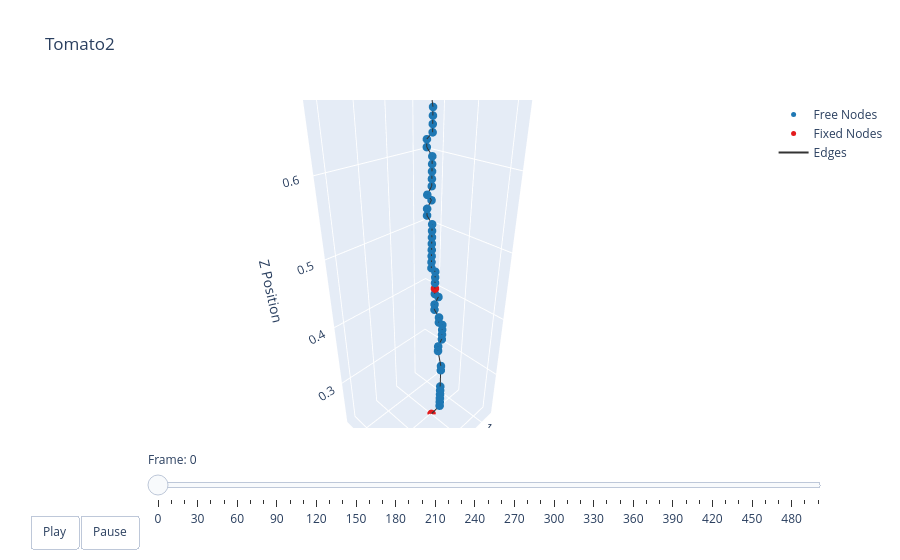

Notebook code for this chart:
### Markdown cell above
### Plotting

### Code cell
t = np.arange(robot.sim_params.total_time, step=robot.sim_params.dt)
options = dismech.AnimationOptions(title='Tomato2', plot_step=10)

fig = dismech.get_interactive_animation_plotly(robot, t, qs , options)
fig.show()

### Figure 1 — Plotly figure (JSON) as saved in the notebook; plotly's stock layout.template omitted (floating-point values rounded to 4 significant figures; data arrays with more than 128 entries replaced by an {"elided": "..."} marker saying what was removed)
{"data": [{"marker": {"color": "#1f78b4", "size": 5}, "mode": "markers", "name": "Free Nodes", "type": "scatter3d", "x": [1.1, 1.1, 1.1, 1.1, 1.1, 1.1, 1.1, 1.1, 1.108, 1.108, 1.1, 1.1, 1.1, 1.1, 1.108, 1.108, 1.108, 1.108, 1.1, 1.108, 1.108, 1.108, 1.108, 1.116, 1.116, 1.116, 1.116, 1.116, 1.116, 1.116, 1.116, 1.116, 1.116, 1.108, 1.116, 1.108, 1.108, 1.108, 1.108, 1.108, 1.108, 1.108, 1.108, 1.108, 1.108, 1.108, 1.116, 1.044, 1.124, 1.044, 1.132, 1.092, 1.052, 1.132, 1.06, 1.084, 1.156, 1.14, 1.14, 1.14, 1.044, 1.052, 1.06, 1.148, 1.036, 1.068, 1.148, 1.14, 1.148, 1.14, 1.188, 1.188, 1.084, 1.092, 1.156, 1.132, 1.172, 1.18, 1.188, 1.18, 1.172, 1.172, 1.204, 1.156, 1.164, 1.164, 1.156, 1.156], "y": [0.01727, 0.01727, 0.01727, 0.01727, 0.01727, 0.01727, 0.01727, 0.01727, 0.01727, 0.01727, 0.01727, 0.01727, 0.01727, 0.01727, 0.01727, 0.01727, 0.009274, 0.009274, 0.009274, 0.009274, 0.009274, 0.009273, 0.009273, 0.009272, 0.009272, 0.009271, 0.00927, 0.009269, 0.009268, 0.009267, 0.009266, 0.001267, 0.001265, 0.001264, 0.001262, 0.001261, 0.00126, 0.001259, 0.001258, 0.001257, -0.006742, -0.006742, 0.001256, 0.001256, 0.001255, 0.001255, 0.001254, 0.01725, 0.009254, 0.01725, -0.01474, 0.009251, 0.01725, 0.01725, 0.01725, 0.01725, 0.01726, 0.02525, 0.03325, -0.03074, 0.02524, 0.02524, 0.03325, -0.03874, 0.03324, 0.04125, -0.07074, -0.05474, -0.04674, -0.03074, -0.006742, 0.001258, 0.05725, 0.06525, -0.07874, -0.05474, -0.05474, -0.04674, -0.03874, -0.01474, -0.006742, 0.001258, -0.04674, -0.01474, -0.006742, 0.01726, 0.02526, 0.03326], "z": [0.2497, 0.2577, 0.2657, 0.2737, 0.2817, 0.2897, 0.3217, 0.3297, 0.3616, 0.3696, 0.3777, 0.3857, 0.3937, 0.4017, 0.4097, 0.4177, 0.4257, 0.4337, 0.4417, 0.4497, 0.4657, 0.4737, 0.4817, 0.4896, 0.4976, 0.5056, 0.5136, 0.5216, 0.5296, 0.5376, 0.5456, 0.5536, 0.5616, 0.5696, 0.5776, 0.5856, 0.5936, 0.6016, 0.6096, 0.6176, 0.6256, 0.6336, 0.6416, 0.6496, 0.6576, 0.6656, 0.6976, 0.6976, 0.7056, 0.7056, 0.7136, 0.7136, 0.7136, 0.7136, 0.7216, 0.7216, 0.7216, 0.7216, 0.7216, 0.7296, 0.7296, 0.7296, 0.7296, 0.7376, 0.7376, 0.7376, 0.7456, 0.7456, 0.7456, 0.7456, 0.7456, 0.7456, 0.7456, 0.7456, 0.7536, 0.7536, 0.7536, 0.7536, 0.7536, 0.7536, 0.7536, 0.7536, 0.7616, 0.7616, 0.7616, 0.7616, 0.7616, 0.7616]}, {"marker": {"color": "#e31a1c", "size": 5}, "mode": "markers", "name": "Fixed Nodes", "type": "scatter3d", "x": [1.099, 1.108], "y": [0.001274, 0.009274], "z": [0.2177, 0.4577]}, {"line": {"color": "#333333", "width": 2}, "mode": "lines", "name": "Edges", "type": "scatter3d", "x": {"elided": "267 float values"}, "y": {"elided": "267 float values"}, "z": {"elided": "267 float values"}}, {"color": "rgba(166, 206, 227, 0.7)", "i": [], "j": [], "k": [], "name": "Faces", "opacity": 0.7, "showscale": false, "type": "mesh3d", "x": [1.099, 1.1, 1.1, 1.1, 1.1, 1.1, 1.1, 1.1, 1.1, 1.108, 1.108, 1.1, 1.1, 1.1, 1.1, 1.108, 1.108, 1.108, 1.108, 1.1, 1.108, 1.108, 1.108, 1.108, 1.108, 1.116, 1.116, 1.116, 1.116, 1.116, 1.116, 1.116, 1.116, 1.116, 1.116, 1.108, 1.116, 1.108, 1.108, 1.108, 1.108, 1.108, 1.108, 1.108, 1.108, 1.108, 1.108, 1.108, 1.116, 1.044, 1.124, 1.044, 1.132, 1.092, 1.052, 1.132, 1.06, 1.084, 1.156, 1.14, 1.14, 1.14, 1.044, 1.052, 1.06, 1.148, 1.036, 1.068, 1.148, 1.14, 1.148, 1.14, 1.188, 1.188, 1.084, 1.092, 1.156, 1.132, 1.172, 1.18, 1.188, 1.18, 1.172, 1.172, 1.204, 1.156, 1.164, 1.164, 1.156, 1.156], "y": [0.001274, 0.01727, 0.01727, 0.01727, 0.01727, 0.01727, 0.01727, 0.01727, 0.01727, 0.01727, 0.01727, 0.01727, 0.01727, 0.01727, 0.01727, 0.01727, 0.01727, 0.009274, 0.009274, 0.009274, 0.009274, 0.009274, 0.009274, 0.009273, 0.009273, 0.009272, 0.009272, 0.009271, 0.00927, 0.009269, 0.009268, 0.009267, 0.009266, 0.001267, 0.001265, 0.001264, 0.001262, 0.001261, 0.00126, 0.001259, 0.001258, 0.001257, -0.006742, -0.006742, 0.001256, 0.001256, 0.001255, 0.001255, 0.001254, 0.01725, 0.009254, 0.01725, -0.01474, 0.009251, 0.01725, 0.01725, 0.01725, 0.01725, 0.01726, 0.02525, 0.03325, -0.03074, 0.02524, 0.02524, 0.03325, -0.03874, 0.03324, 0.04125, -0.07074, -0.05474, -0.04674, -0.03074, -0.006742, 0.001258, 0.05725, 0.06525, -0.07874, -0.05474, -0.05474, -0.04674, -0.03874, -0.01474, -0.006742, 0.001258, -0.04674, -0.01474, -0.006742, 0.01726, 0.02526, 0.03326], "z": [0.2177, 0.2497, 0.2577, 0.2657, 0.2737, 0.2817, 0.2897, 0.3217, 0.3297, 0.3616, 0.3696, 0.3777, 0.3857, 0.3937, 0.4017, 0.4097, 0.4177, 0.4257, 0.4337, 0.4417, 0.4497, 0.4577, 0.4657, 0.4737, 0.4817, 0.4896, 0.4976, 0.5056, 0.5136, 0.5216, 0.5296, 0.5376, 0.5456, 0.5536, 0.5616, 0.5696, 0.5776, 0.5856, 0.5936, 0.6016, 0.6096, 0.6176, 0.6256, 0.6336, 0.6416, 0.6496, 0.6576, 0.6656, 0.6976, 0.6976, 0.7056, 0.7056, 0.7136, 0.7136, 0.7136, 0.7136, 0.7216, 0.7216, 0.7216, 0.7216, 0.7216, 0.7296, 0.7296, 0.7296, 0.7296, 0.7376, 0.7376, 0.7376, 0.7456, 0.7456, 0.7456, 0.7456, 0.7456, 0.7456, 0.7456, 0.7456, 0.7536, 0.7536, 0.7536, 0.7536, 0.7536, 0.7536, 0.7536, 0.7536, 0.7616, 0.7616, 0.7616, 0.7616, 0.7616, 0.7616]}], "layout": {"scene": {"camera": {"eye": {"x": 1.225, "y": 1.225, "z": 1.0}}, "xaxis": {"range": [1.022, 1.217], "title": {"text": "X Position"}}, "yaxis": {"range": [-0.07883, 0.06545], "title": {"text": "Y Position"}}, "zaxis": {"range": [0.2177, 0.7616], "title": {"text": "Z Position"}}}, "sliders": [{"currentvalue": {"prefix": "Frame: "}, "steps": [{"args": [["0"], {"frame": {"duration": 50, "redraw": true}, "mode": "immediate"}], "label": "0", "method": "animate"}, {"args": [["1"], {"frame": {"duration": 50, "redraw": true}, "mode": "immediate"}], "label": "10", "method": "animate"}, {"args": [["2"], {"frame": {"duration": 50, "redraw": true}, "mode": "immediate"}], "label": "20", "method": "animate"}, {"args": [["3"], {"frame": {"duration": 50, "redraw": true}, "mode": "immediate"}], "label": "30", "method": "animate"}, {"args": [["4"], {"frame": {"duration": 50, "redraw": true}, "mode": "immediate"}], "label": "40", "method": "animate"}, {"args": [["5"], {"frame": {"duration": 50, "redraw": true}, "mode": "immediate"}], "label": "50", "method": "animate"}, {"args": [["6"], {"frame": {"duration": 50, "redraw": true}, "mode": "immediate"}], "label": "60", "method": "animate"}, {"args": [["7"], {"frame": {"duration": 50, "redraw": true}, "mode": "immediate"}], "label": "70", "method": "animate"}, {"args": [["8"], {"frame": {"duration": 50, "redraw": true}, "mode": "immediate"}], "label": "80", "method": "animate"}, {"args": [["9"], {"frame": {"duration": 50, "redraw": true}, "mode": "immediate"}], "label": "90", "method": "animate"}, {"args": [["10"], {"frame": {"duration": 50, "redraw": true}, "mode": "immediate"}], "label": "100", "method": "animate"}, {"args": [["11"], {"frame": {"duration": 50, "redraw": true}, "mode": "immediate"}], "label": "110", "method": "animate"}, {"args": [["12"], {"frame": {"duration": 50, "redraw": true}, "mode": "immediate"}], "label": "120", "method": "animate"}, {"args": [["13"], {"frame": {"duration": 50, "redraw": true}, "mode": "immediate"}], "label": "130", "method": "animate"}, {"args": [["14"], {"frame": {"duration": 50, "redraw": true}, "mode": "immediate"}], "label": "140", "method": "animate"}, {"args": [["15"], {"frame": {"duration": 50, "redraw": true}, "mode": "immediate"}], "label": "150", "method": "animate"}, {"args": [["16"], {"frame": {"duration": 50, "redraw": true}, "mode": "immediate"}], "label": "160", "method": "animate"}, {"args": [["17"], {"frame": {"duration": 50, "redraw": true}, "mode": "immediate"}], "label": "170", "method": "animate"}, {"args": [["18"], {"frame": {"duration": 50, "redraw": true}, "mode": "immediate"}], "label": "180", "method": "animate"}, {"args": [["19"], {"frame": {"duration": 50, "redraw": true}, "mode": "immediate"}], "label": "190", "method": "animate"}, {"args": [["20"], {"frame": {"duration": 50, "redraw": true}, "mode": "immediate"}], "label": "200", "method": "animate"}, {"args": [["21"], {"frame": {"duration": 50, "redraw": true}, "mode": "immediate"}], "label": "210", "method": "animate"}, {"args": [["22"], {"frame": {"duration": 50, "redraw": true}, "mode": "immediate"}], "label": "220", "method": "animate"}, {"args": [["23"], {"frame": {"duration": 50, "redraw": true}, "mode": "immediate"}], "label": "230", "method": "animate"}, {"args": [["24"], {"frame": {"duration": 50, "redraw": true}, "mode": "immediate"}], "label": "240", "method": "animate"}, {"args": [["25"], {"frame": {"duration": 50, "redraw": true}, "mode": "immediate"}], "label": "250", "method": "animate"}, {"args": [["26"], {"frame": {"duration": 50, "redraw": true}, "mode": "immediate"}], "label": "260", "method": "animate"}, {"args": [["27"], {"frame": {"duration": 50, "redraw": true}, "mode": "immediate"}], "label": "270", "method": "animate"}, {"args": [["28"], {"frame": {"duration": 50, "redraw": true}, "mode": "immediate"}], "label": "280", "method": "animate"}, {"args": [["29"], {"frame": {"duration": 50, "redraw": true}, "mode": "immediate"}], "label": "290", "method": "animate"}, {"args": [["30"], {"frame": {"duration": 50, "redraw": true}, "mode": "immediate"}], "label": "300", "method": "animate"}, {"args": [["31"], {"frame": {"duration": 50, "redraw": true}, "mode": "immediate"}], "label": "310", "method": "animate"}, {"args": [["32"], {"frame": {"duration": 50, "redraw": true}, "mode": "immediate"}], "label": "320", "method": "animate"}, {"args": [["33"], {"frame": {"duration": 50, "redraw": true}, "mode": "immediate"}], "label": "330", "method": "animate"}, {"args": [["34"], {"frame": {"duration": 50, "redraw": true}, "mode": "immediate"}], "label": "340", "method": "animate"}, {"args": [["35"], {"frame": {"duration": 50, "redraw": true}, "mode": "immediate"}], "label": "350", "method": "animate"}, {"args": [["36"], {"frame": {"duration": 50, "redraw": true}, "mode": "immediate"}], "label": "360", "method": "animate"}, {"args": [["37"], {"frame": {"duration": 50, "redraw": true}, "mode": "immediate"}], "label": "370", "method": "animate"}, {"args": [["38"], {"frame": {"duration": 50, "redraw": true}, "mode": "immediate"}], "label": "380", "method": "animate"}, {"args": [["39"], {"frame": {"duration": 50, "redraw": true}, "mode": "immediate"}], "label": "390", "method": "animate"}, {"args": [["40"], {"frame": {"duration": 50, "redraw": true}, "mode": "immediate"}], "label": "400", "method": "animate"}, {"args": [["41"], {"frame": {"duration": 50, "redraw": true}, "mode": "immediate"}], "label": "410", "method": "animate"}, {"args": [["42"], {"frame": {"duration": 50, "redraw": true}, "mode": "immediate"}], "label": "420", "method": "animate"}, {"args": [["43"], {"frame": {"duration": 50, "redraw": true}, "mode": "immediate"}], "label": "430", "method": "animate"}, {"args": [["44"], {"frame": {"duration": 50, "redraw": true}, "mode": "immediate"}], "label": "440", "method": "animate"}, {"args": [["45"], {"frame": {"duration": 50, "redraw": true}, "mode": "immediate"}], "label": "450", "method": "animate"}, {"args": [["46"], {"frame": {"duration": 50, "redraw": true}, "mode": "immediate"}], "label": "460", "method": "animate"}, {"args": [["47"], {"frame": {"duration": 50, "redraw": true}, "mode": "immediate"}], "label": "470", "method": "animate"}, {"args": [["48"], {"frame": {"duration": 50, "redraw": true}, "mode": "immediate"}], "label": "480", "method": "animate"}, {"args": [["49"], {"frame": {"duration": 50, "redraw": true}, "mode": "immediate"}], "label": "490", "method": "animate"}, {"args": [["50"], {"frame": {"duration": 50, "redraw": true}, "mode": "immediate"}], "label": "499", "method": "animate"}], "transition": {"duration": 0}, "x": 0.1, "y": 0}], "title": {"text": "Tomato2"}, "updatemenus": [{"buttons": [{"args": [null, {"frame": {"duration": 50, "redraw": true}, "fromcurrent": true}], "label": "Play", "method": "animate"}, {"args": [[null], {"frame": {"duration": 0, "redraw": true}, "mode": "immediate"}], "label": "Pause", "method": "animate"}], "direction": "left", "pad": {"r": 10, "t": 87}, "showactive": false, "type": "buttons", "x": 0.1, "xanchor": "right", "y": 0, "yanchor": "top"}]}}
